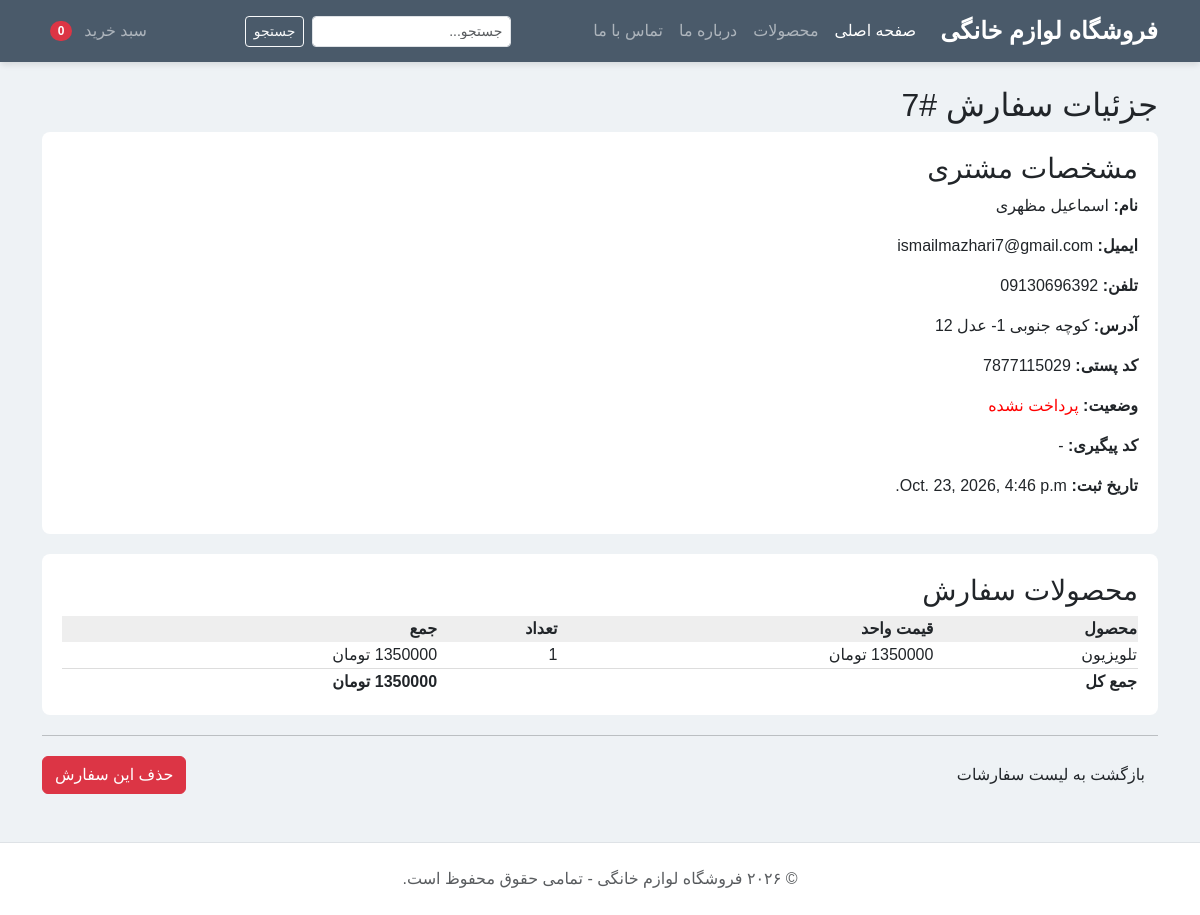
The app's page /admin-orders/7/ (signed in) with its own data.
### shop/models.py (models this page shows, shortened)
class Order(models.Model):
    first_name = models.CharField(max_length=50)
    last_name = models.CharField(max_length=50)
    email = models.EmailField()
    address = models.CharField(max_length=250)
    postal_code = models.CharField(max_length=17)
    phone = models.CharField(max_length=15)
    paid = models.BooleanField(default=False)
    tracking_code = models.CharField(max_length=100, unique=True, blank=True, null=True)
    created = models.DateTimeField(auto_now_add=True)
    def get_total_cost(self):
        return sum(item.get_cost() for item in self.items.all())

class OrderItem(models.Model):
    order = models.ForeignKey(Order, related_name='items', on_delete=models.CASCADE)
    product = models.ForeignKey(Product, related_name='order_items', on_delete=models.CASCADE)
    price = models.DecimalField(max_digits=10, decimal_places=2)
    quantity = models.PositiveIntegerField(default=1)
    def get_cost(self):
        return self.price * self.quantity

class Product(models.Model):
    name = models.CharField(max_length=200)
    slug = models.SlugField(max_length=200, unique=True)
    image = CloudinaryField('image', blank=True, null=True)
    description = models.TextField(blank=True)
    price = models.DecimalField(
        max_digits=10,
        decimal_places=2,
        validators=[MinValueValidator(0)]
    )
    discount_price = models.DecimalField(
        max_digits=10,
        decimal_places=2,
        blank=True,
        null=True
    )
    stock = models.PositiveIntegerField(default=0)
    available = models.BooleanField(default=True)
    created = models.DateTimeField(auto_now_add=True)
    updated = models.DateTimeField(auto_now=True)
    class Meta:
        ordering = ['-created']

### shop/views.py (the view)
# urls.py: path('admin-orders/<int:order_id>/', views.admin_order_detail, name='admin_order_detail'),
@staff_member_required
def admin_order_detail(request, order_id):
    order = get_object_or_404(Order, id=order_id)
    return render(request, 'shop/admin/order_detail.html', {'order': order})

### shop/templates/shop/admin/order_detail.html (shortened to what this page needs)
{% extends 'shop/base.html' %}
{% load jformat %}
{% block content %}
    <h2>جزئیات سفارش #{{ order.id }}</h2>
    <div style="background:#fff; padding:20px; margin-bottom:20px; border-radius:8px;">
        <h3>مشخصات مشتری</h3>
        <p><strong>نام:</strong> {{ order.first_name }} {{ order.last_name }}</p>
        <p><strong>ایمیل:</strong> {{ order.email }}</p>
        <p><strong>تلفن:</strong> {{ order.phone }}</p>
        <p><strong>آدرس:</strong> {{ order.address }}</p>
        <p><strong>کد پستی:</strong> {{ order.postal_code }}</p>
        <p><strong>وضعیت:</strong>
            {% if order.paid %}
                <span style="color:green;">پرداخت شده</span>
            {% else %}
                <span style="color:red;">پرداخت نشده</span>
            {% endif %}
        </p>
        <p><strong>کد پیگیری:</strong> {{ order.tracking_code|default:"-" }}</p>
        <p><strong>تاریخ ثبت:</strong> {{ order.created|jformat:"%Y/%m/%d - %H:%M" }}</p>
    </div>
    <div style="background:#fff; padding:20px; border-radius:8px; margin-bottom:20px;">
        <h3>محصولات سفارش</h3>
        <table style="width:100%; border-collapse:collapse;">
            <tr style="background:#eee;">
                <th>محصول</th><th>قیمت واحد</th><th>تعداد</th><th>جمع</th>
            </tr>
            {% for item in order.items.all %}
            <tr style="border-bottom:1px solid #ddd;">
                <td>{{ item.product.name }}</td>
                <td>{{ item.price|floatformat:0 }} تومان</td>
                <td>{{ item.quantity }}</td>
                <td>{{ item.get_cost|floatformat:0 }} تومان</td>
            </tr>
            {% endfor %}
            <tr style="font-weight:bold;">
                <td colspan="3">جمع کل</td>
                <td>{{ order.get_total_cost|floatformat:0 }} تومان</td>
            </tr>
        </table>
    </div>
    <hr style="margin: 20px 0;">
    <div style="display: flex; justify-content: space-between;">
        <a href="{% url 'shop:admin_order_list' %}" class="btn">بازگشت به لیست سفارشات</a>
        <form action="{% url 'shop:admin_order_delete' order.id %}" method="post" onsubmit="return confirm('آیا از حذف این سفارش مطمئن هستید؟');">
            <button type="submit" class="btn btn-danger">حذف این سفارش</button>
        </form>
    </div>
{% endblock %}

### shop/templates/shop/base.html (style rules this page uses)
body { font-family: 'Vazirmatn', Tahoma, Arial, sans-serif; background-color: #eef2f5; display: flex; flex-direction: column; min-height: 100vh; }

### records on screen
Order: id "7", first_name "اسماعیل", last_name "مظهری", email "ismailmazhari7@gmail.com", phone "09130696392", address "کوچه جنوبی 1- عدل 12", postal_code "7877115029", tracking_code "-", created|jformat "Oct. 23, 2026, 4:46 p.m.", get_total_cost "1350000"
OrderItem: product.name "تلویزیون", price "1350000", quantity "1"

### other values on screen
{{ cart|length }} "0"
